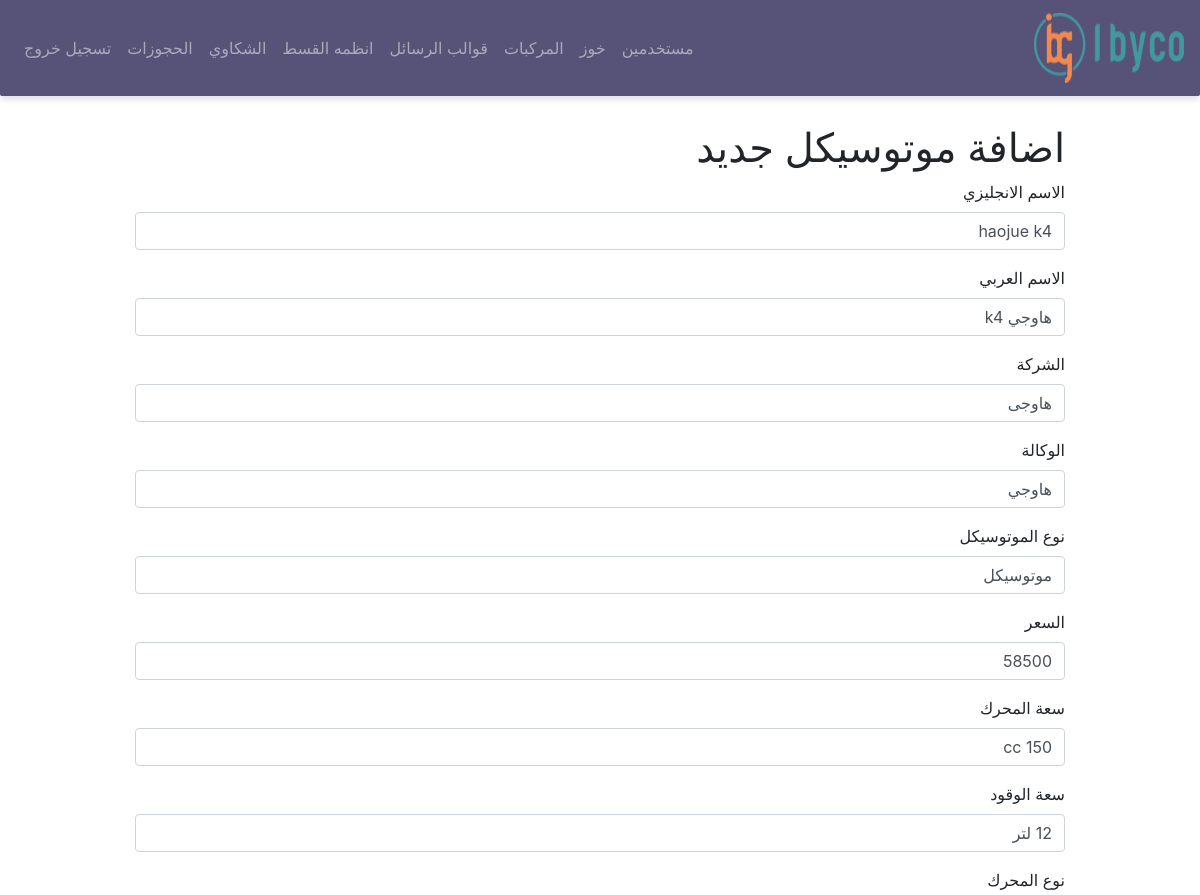
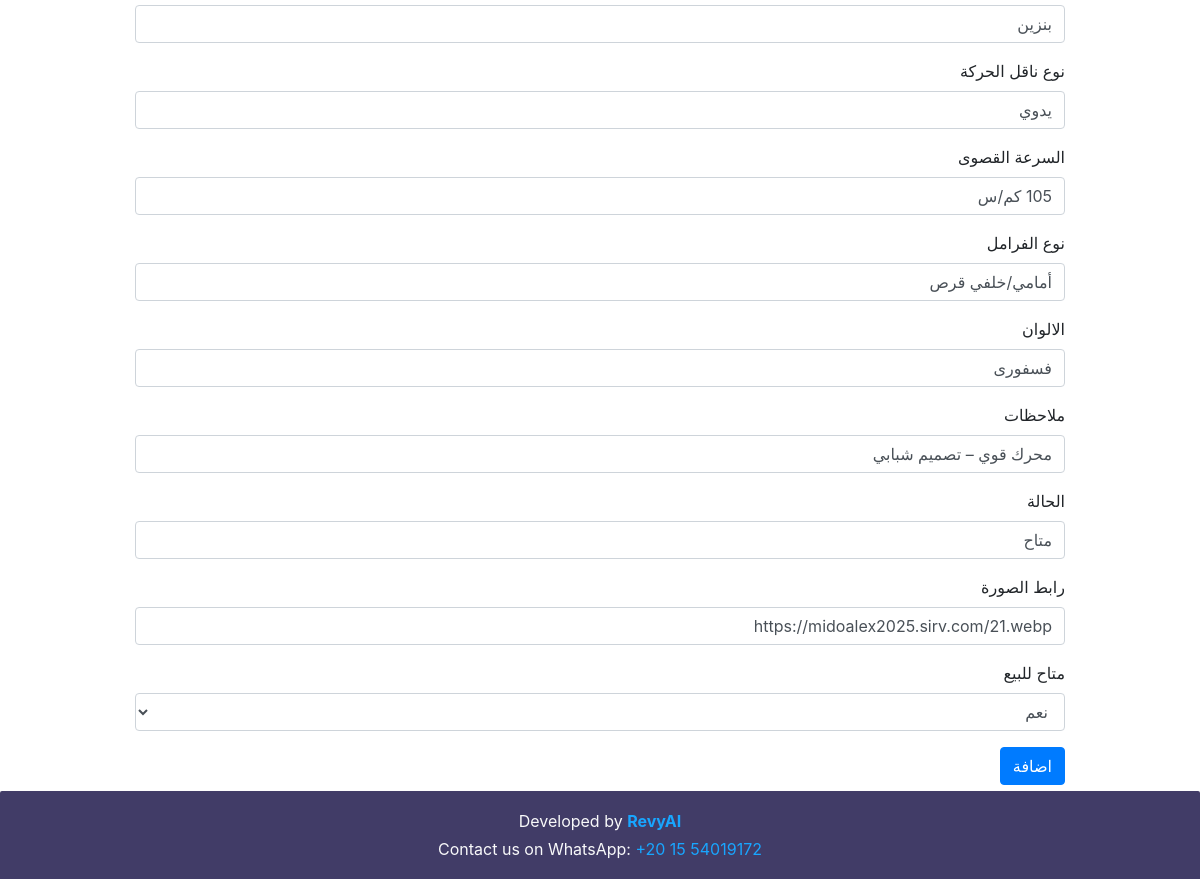
The page /motors/edit/1 (signed in) on the database its author committed (2 pictures, top to bottom).
### models/models.py (models this page shows)
class Motors(db.Model):
    __tablename__ = "motors"
    id = db.Column(db.Integer, primary_key=True)
    english_name = db.Column(db.String(40))
    arabic_name = db.Column(db.String(40))
    company = db.Column(db.String(40))
    agency_name = db.Column(db.String(40))
    moto_type = db.Column(db.String(40)) #(motorcycle or scoter)
    price = db.Column(db.Integer)
    engin_capacity = db.Column(db.String(40))
    fule_capacity = db.Column(db.String(40))
    engin_type = db.Column(db.String(40))
    transmission_type = db.Column(db.String(40))
    max_speed = db.Column(db.String(40))
    brake_type = db.Column(db.String(40))
    colors = db.Column(db.String(100))
    notes = db.Column(db.String(100))
    is_available = db.Column(db.Boolean, default=True)
    status = db.Column(db.String(40)) # (new or used)
    img_url = db.Column(db.String(200))

### app.py (the view, shortened to what this page needs)
@app.route('/motors/edit/<int:motor_id>', methods=['GET','POST'])
@login_required
def edit_motor(motor_id):
    motor = MotorServices.get_motor_by_id(motor_id)
    if not motor:
        flash("الموتوسيكل غير موجود", "danger")
        return redirect(url_for("motors"))
    return render_template(
        "edit_motor.html",
        motor=motor
    )

### app.py (called while the page is built)
@login_manager.user_loader
def load_user(user_id):
    return Users.query.get(int(user_id))

### dashboard_services/motor_services.py (called while the page is built)
    @staticmethod
    def get_motor_by_id(motor_id):
        return Motors.query.get(motor_id)

### templates/edit_motor.html (shortened to what this page needs)
{% extends 'base.html' %}
{% block content %}
<h1 class="mt-4">اضافة موتوسيكل جديد</h1>
<form method="POST">
<div class="form-group">
<label>الاسم الانجليزي</label>
<input name="english_name" class="form-control" value="{{ motor.english_name }}" required>
</div>
<div class="form-group">
<label>الاسم العربي</label>
<input name="arabic_name" class="form-control" value="{{ motor.arabic_name }}" required>
</div>
<div class="form-group">
<label>الشركة</label>
<input name="company" value="{{ motor.company }}" class="form-control">
</div>
<div class="form-group">
<label>الوكالة</label>
<input name="agency_name" value="{{ motor.agency_name }}" class="form-control">
</div>
<div class="form-group">
<label>نوع الموتوسيكل</label>
<input name="moto_type" value="{{ motor.moto_type }}" class="form-control">
</div>
<div class="form-group">
<label>السعر</label>
<input name="price" type="number" value="{{ motor.price }}" class="form-control">
</div>
<div class="form-group">
<label>سعة المحرك</label>
<input name="engin_capacity" value="{{ motor.engin_capacity }}" class="form-control">
</div>
<div class="form-group">
<label>سعة الوقود</label>
<input name="fule_capacity" value="{{ motor.fule_capacity }}" class="form-control">
</div>
<div class="form-group">
<label>نوع المحرك</label>
<input name="engin_type" value="{{ motor.engin_type }}" class="form-control">
</div>
<div class="form-group">
<label>نوع ناقل الحركة</label>
<input name="transmission_type" value="{{ motor.transmission_type }}" class="form-control">
</div>
<div class="form-group">
<label>السرعة القصوى</label>
<input name="max_speed" value="{{ motor.max_speed }}" class="form-control">
</div>
<div class="form-group">
<label>نوع الفرامل</label>
<input name="brake_type" value="{{ motor.brake_type }}" class="form-control">
</div>
<div class="form-group">
<label>الالوان</label>
<input name="colors" value="{{ motor.colors }}" class="form-control">
</div>
<div class="form-group">
<label>ملاحظات</label>
<input name="notes" value="{{ motor.notes }}" class="form-control">
</div>
<div class="form-group">
<label>الحالة</label>
<input name="status" value="{{ motor.status }}" class="form-control">
</div>
<div class="form-group">
<label>رابط الصورة</label>
<input name="img_url" value="{{ motor.img_url }}" class="form-control">
</div>
<div class="form-group">
<label>متاح للبيع</label>
<select name="is_available" class="form-control">
<option value="1">نعم</option>
</select>
</div>
<button class="btn btn-primary">
اضافة
</button>
</form>
{% endblock %}

### templates/base.html (style rules this page uses)
html, body { height: 100%; margin: 0; display: flex; flex-direction: column; }

### rows shown on the page
Motors: english_name "haojue k4", arabic_name "هاوجي k4", company "هاوجى", agency_name "هاوجي", moto_type "موتوسيكل", price "58500", engin_capacity "150 cc", fule_capacity "12 لتر", engin_type "بنزين", transmission_type "يدوي", max_speed "105 كم/س", brake_type "أمامي/خلفي قرص", colors "فسفورى", notes "محرك قوي – تصميم شبابي", status "متاح", img_url "https://midoalex2025.sirv.com/21.webp"
